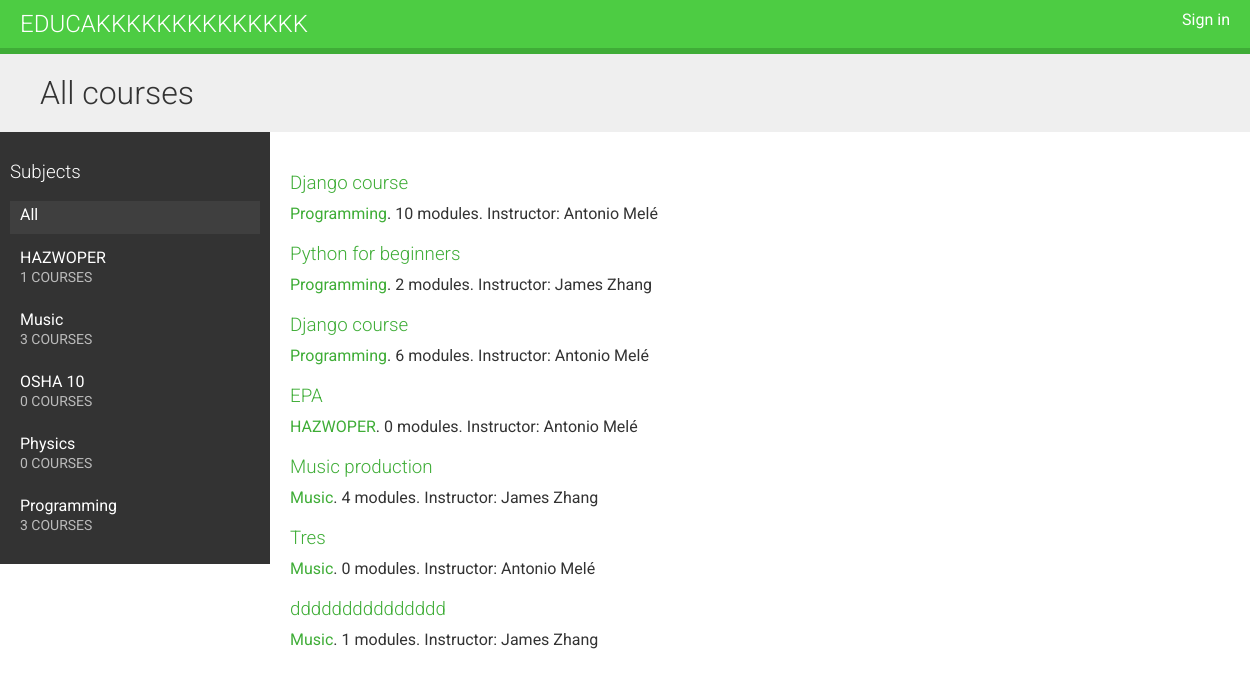
The page / on the database its author committed.
### courses/models.py (models this page shows, shortened)
class Subject(models.Model):
    title = models.CharField(max_length=200)
    slug = models.SlugField(max_length=200, unique=True)
    class Meta:
        ordering = ['title']
    def __str__(self):
        return self.title

class Course(models.Model):
    owner = models.ForeignKey(User,
                              related_name='courses_created',
                              on_delete=models.CASCADE)
    subject = models.ForeignKey(Subject,
                                related_name='courses',
                                on_delete=models.CASCADE)
    title = models.CharField(max_length=200)
    slug = models.SlugField(max_length=200, unique=True)
    overview = models.TextField()
    created = models.DateTimeField(auto_now_add=True)
    students = models.ManyToManyField(User,
                                      related_name='courses_joined',
                                      blank=True)
    class Meta:
        ordering = ['-created']

### courses/views.py (the view)
# urls.py: path('', CourseListView.as_view(), name='course_list'),
class CourseListView(TemplateResponseMixin, View):
    model = Course
    template_name = 'courses/course/list.html'
    def get(self, request, subject=None):
        subjects = cache.get('all_subjects')
        if not subjects:
            subjects = Subject.objects.annotate(
                           total_courses=Count('courses'))
            cache.set('all_subjects', subjects)
        all_courses = Course.objects.annotate(
                                   total_modules=Count('modules'))
        if subject:
            subject = get_object_or_404(Subject, slug=subject)
            key = 'subject_{}_courses'.format(subject.id)
            courses = cache.get(key)
            if not courses:
                courses = all_courses.filter(subject=subject)
                cache.set(key, courses)
        else:
            courses = cache.get('all_courses')
            if not courses:
                courses = all_courses
                cache.set('all_courses', courses)
        return self.render_to_response({'subjects': subjects,
                                        'subject': subject,
                                        'courses': courses})

### courses/templates/courses/course/list.html (shortened to what this page needs)
{% extends "base.html" %}
{% block content %}
    <h1>
        {% if subject %}
            {{ subject.title }} courses
        {% else %}
            All courses
        {% endif %}
    </h1>
    <div class="contents">
        <h3>Subjects</h3>
        <ul id="modules">
            <li {% if not subject %}class="selected"{% endif %}>
                <a href="{% url "course_list" %}">All </a>
            </li>
            {% for s in subjects %}
                <li {% if subject == s %}class="selected"{% endif %}>
                    <a href="{% url "course_list_subject" s.slug %}">
                        {{ s.title }}
                        <br><span>{{ s.total_courses }} courses</span>
                    </a>
                </li>
            {% endfor %}
        </ul>
    </div>
    <div class="module">
        {% for course in courses %}
            {% with subject=course.subject %}
                <h3><a href="{% url "course_detail" course.slug %}">{{ course.title }}</a></h3>
                <p>
                    <a href="{% url "course_list_subject" subject.slug %}">{{ subject }}</a>.
                    {{ course.total_modules }} modules.
                    Instructor: {{ course.owner.get_full_name }}
                </p>
            {% endwith %}
        {% endfor %}
    </div>
{% endblock %}

### courses/static/css/base.css (style rules this page uses)
body { margin:0; font-family:'Roboto', sans-serif; font-weight:400; color:#333; }
a { color:#3fad37; text-decoration:none; }
h1, h2, h3, h4, h5, h6 { font-family:'Roboto', sans-serif; font-weight:300; }
h1 { background:#efefef; width:100%; overflow:auto; padding:20px 0 20px 40px; margin:0; }
.module { overflow:auto; }
.module h3 { margin:30px 0 0; padding:0; width:100%; }
.module p { margin:10px 0 20px; width:100%; float:left; }
.contents { width:20%; padding:10px; float:left; background:#333; color: #fff; font-family:'Roboto', sans-serif; }
.contents ul { list-style:none; margin:0; padding:0; }
.contents ul li { margin:0 0 10px 0; padding:4px 10px 10px; overflow:auto; }
.contents ul li.selected { background:#3f3f3f; }
.contents ul span { text-transform:uppercase; color:#bbb; font-size:14px; }
.contents ul a { display:block; color:#fff; text-decoration:none; }
.module { padding:10px 20px; float:left; }

### rows shown on the page
Subject: title "HAZWOPER", total_courses "1"
Subject: title "Music", total_courses "3"
Subject: title "OSHA 10", total_courses "0"
Subject: title "Physics", total_courses "0"
Subject: title "Programming", total_courses "3"
Course: title "Django course", subject "Programming", total_modules "10", owner.get_full_name "Antonio Melé"
Course: title "Python for beginners", subject "Programming", total_modules "2", owner.get_full_name "James Zhang"
Course: title "Django course", subject "Programming", total_modules "6", owner.get_full_name "Antonio Melé"
Course: title "EPA", subject "HAZWOPER", total_modules "0", owner.get_full_name "Antonio Melé"
Course: title "Music production", subject "Music", total_modules "4", owner.get_full_name "James Zhang"
Course: title "Tres", subject "Music", total_modules "0", owner.get_full_name "Antonio Melé"
Course: title "ddddddddddddddd", subject "Music", total_modules "1", owner.get_full_name "James Zhang"
